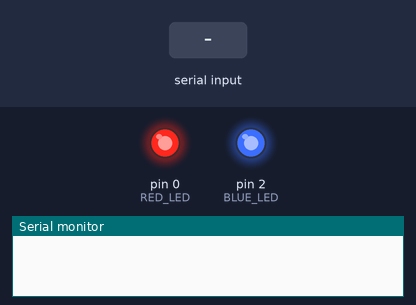
Simulated run of this sketch. Board: Arduino Uno, built for the host (arithmetic inside an expression is 32-bit, double 64-bit). Parts: output pins drawn as LEDs (lit = HIGH), the last lines printed to the serial monitor. Inputs (shaded band) come from the test bench.

Above: at 0.1 s.
At 2.7 s:
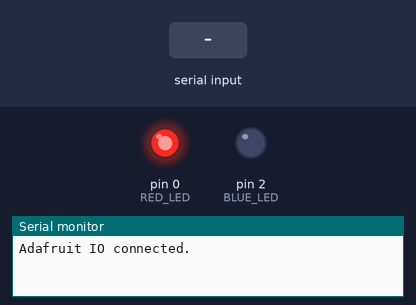
2.8 s: "waterlevel:\n" received over the second serial link
4.3 s: "leds:\n" received over the second serial link
5.8 s: "pump:\n" received over the second serial link
Timing chart, 0 to 8.8 s (numbered marks = the images above; inputs shaded):
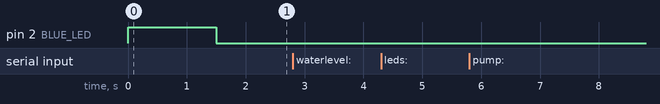

The sketch:

code_feather.ino
```cpp
#include "config.h"
#include <SoftwareSerial.h>
#include <SimpleTimer.h>

#define RED_LED 0
#define BLUE_LED 2

SoftwareSerial mySerial( 14, 12 );
String inputString = "";
int inputStringLength = 0;

AdafruitIO_Group *group = io.group( "default" );

SimpleTimer timer;
long ts = 0;

void setup() {
    pinMode( RED_LED, OUTPUT );
    digitalWrite( RED_LED, HIGH );
    pinMode( BLUE_LED, OUTPUT );
    digitalWrite( BLUE_LED, HIGH );

    Serial.begin( 9600 );

    // connect to io.adafruit.com
    io.connect();

    group->onMessage( "ledsetter", handleLedSetterFeed );

    // wait for a connection
    while ( io.status() < AIO_CONNECTED ) {
        Serial.print( "." );
        delay( 500 );
    }
    digitalWrite( BLUE_LED, LOW );

    // we are connected
    Serial.println();
    Serial.println( io.statusText() );

    inputString.reserve( 200 ); // reserve a buffer in memory for 200 chars max
    // mySerial.println( "getValues" );

    timer.setInterval( 60000L, checkWifi );
}

void loop() {
    io.run();
    checkSerial();
}

void checkWifi() {
    if ( io.status() < AIO_CONNECTED ) {
        Serial.print( "Connecting to Adafruit IO" );

        // connect to io.adafruit.com
        io.connect();
        while ( io.status() < AIO_CONNECTED ) {
            Serial.print( "." );
            delay( 500 );
        }
    }
}
```

communication_functions.ino
```cpp
void checkSerial() {
    while( Serial.available() ) {
        char inChar = ( char ) Serial.read();
        mySerial.print( inChar );
    }

    while( mySerial.available() ) {
        char inChar = ( char ) mySerial.read();
        if( inChar != '\n' ) {
            inputString += inChar;
            inputStringLength ++;
        }
        else {
            if(
                inputString.startsWith( "waterlevel:" ) ||
                inputString.startsWith( "leds:" ) ||
                inputString.startsWith( "pump:" )
            ){
                int index = inputString.indexOf( ":" );
                String feedName = inputString.substring( 0, index );
                char feedNameAsCharArray[ index + 1 ];
                feedName.toCharArray( feedNameAsCharArray, index + 1 );
                String value = inputString.substring( index + 1 );

                Serial.print( feedNameAsCharArray );
                Serial.print( "->" );
                Serial.println( value );

                group->set( feedNameAsCharArray, value );
            }
            else if( inputString.startsWith( "alert2" ) ) {
                group->set( "alert2", 1 );
            }
            else if( inputString.startsWith( "alert1" ) ) {
                group->set( "alert1", 1 );
            }
            else if( inputString.startsWith( "alert0" ) ) {
                group->set( "alert0", 1 );
            }
            else {
                Serial.print( "logs" );
                Serial.print( "->" );
                Serial.println( inputString );
            }
            group->save();

            inputString = "";
            inputStringLength = 0;
        }
    }
}
```

feedsHandlers.ino
```cpp
void handleLedSetterFeed( AdafruitIO_Data *data ) {
    String value = String( data->value() );
    Serial.println( "setting leds from ledsetter feed:" + value );
    mySerial.println( "setLeds:" + value );
    delay( 50 );
    mySerial.println( "setLeds:" + value );
}
```

config.h
```cpp
/************************ Adafruit IO Config *******************************/

// visit io.adafruit.com if you need to create an account,
// or if you need your Adafruit IO key.
// MAC ADDRESS 5C:CF:7F:F0:B4:18
#define IO_USERNAME    "ecupot1"
#define IO_KEY         "a183c8c0ba3f45d2b4a272a10f4b1df1"

/******************************* WIFI **************************************/

// the AdafruitIO_WiFi client will work with the following boards:
//   - HUZZAH ESP8266 Breakout -> https://www.adafruit.com/products/2471
//   - Feather HUZZAH ESP8266 -> https://www.adafruit.com/products/2821
//   - Feather M0 WiFi -> https://www.adafruit.com/products/3010
//   - Feather WICED -> https://www.adafruit.com/products/3056

#define WIFI_SSID       "EMLGUEST"
#define WIFI_PASS       ""

// comment out the following two lines if you are using fona or ethernet
#include "AdafruitIO_WiFi.h"
AdafruitIO_WiFi io( IO_USERNAME, IO_KEY, WIFI_SSID, WIFI_PASS );
```
